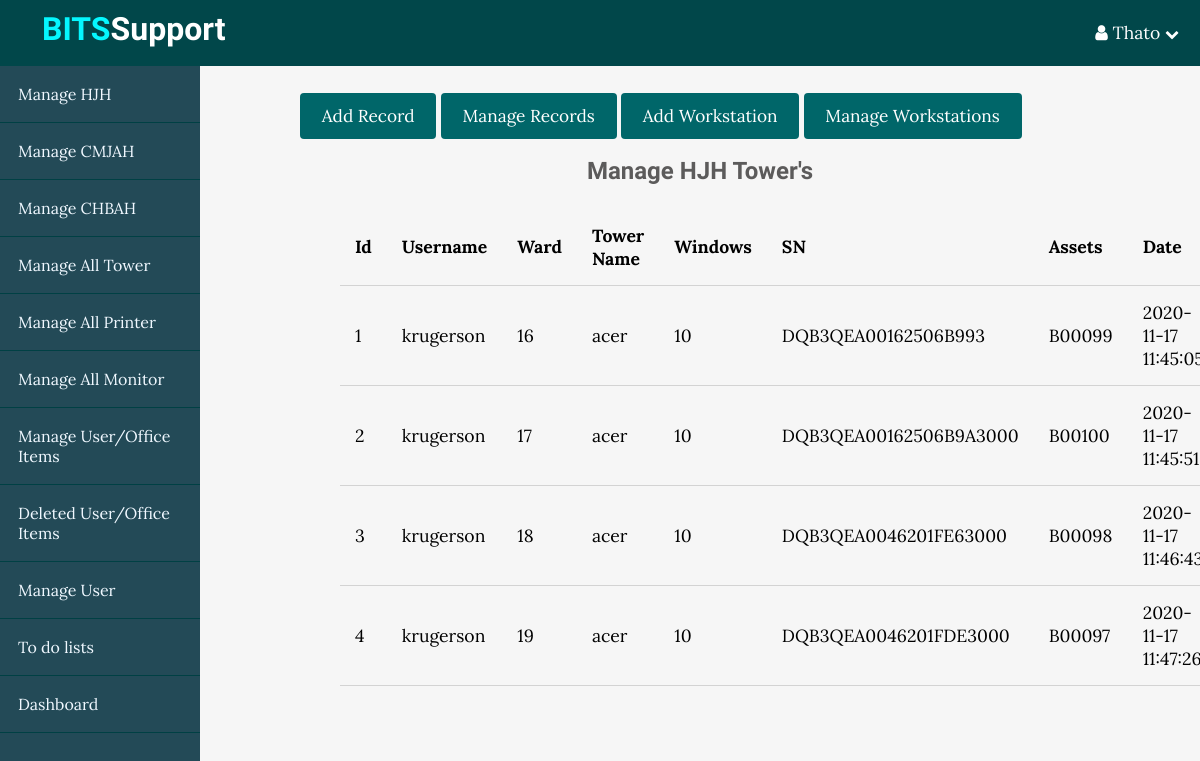
Screenshot of /BITS/hjh_Tower_workstations.php (signed in) with the database file from the repository.
### tables this page shows
CREATE TABLE `hjh_workstations` (
  `id` int(11) NOT NULL,
  `username` varchar(255) NOT NULL,
  `hospital` varchar(255) NOT NULL,
  `ward` varchar(255) NOT NULL,
  `computer_name` varchar(255) NOT NULL,
  `windows_type` varchar(255) NOT NULL,
  `serial_number` varchar(255) NOT NULL,
  `assets_number` varchar(255) NOT NULL,
  `created_at` timestamp NOT NULL DEFAULT current_timestamp()
);

### BITS/app/database/db.php (called while the page is built, shortened)
<?php
require("connect.php");
function selectAll($table, $conditions = []){
    global $conn;
    $sql = "SELECT * FROM $table";
    if (empty($conditions)){
        $stmt = $conn->prepare($sql);
        $stmt->execute();
        $records = $stmt->get_result()->fetch_all(MYSQLI_ASSOC);
        return $records;
    }
}

### BITS/app/controllers/support.php (called while the page is built, shortened)
<?php
include(ROOT_PATH . "/app/database/db.php");
$hjh_workstations = selectAll('hjh_workstations');

### BITS/hjh_Tower_workstations.php (the view, shortened to what this page needs)
<?php
include(ROOT_PATH . "/app/controllers/support.php");
?>
<!DOCTYPE html>
<html lang="en">
<head>
    <link rel="stylesheet" href="https://maxcdn.bootstrapcdn.com/font-awesome/4.5.0/css/font-awesome.min.css">
    <link rel="stylesheet" href="assets/css/style.css">
    <link rel="stylesheet" href="assets/css/admin.css">
</head>
<body>
<?php include(ROOT_PATH . "/app/includes/adminHeader.php");?>
<div class="admin-wrapper">
    <?php include(ROOT_PATH . "/app/includes/adminSidebar.php");?>
    <div class="admin-content">
        <div class="button-group">
            <a href="postsCreate.php" class="btn btn-big">Add Record</a>
            <a href="postsIndex.php" class="btn btn-big">Manage Records</a>
            <a href="postsWorkstationCreate.php" class="btn btn-big">Add Workstation</a>
            <a href="hjh_workstations.php" class="btn btn-big">Manage Workstations</a>
        </div>
        <div class="content">
            <h2 class="page-title">Manage HJH Tower's</h2>
            <table>
                <thead>
                <th>Id</th>
                <th>Username</th>
                <th>Ward</th>
                <th>Tower Name</th>
                <th>Windows</th>
                <th>SN</th>
                <th>Assets</th>
                <th>Date</th>
                </thead>
                <tbody>
                <?php foreach ($hjh_workstations as $key => $record): ?>
                    <tr>
                        <td><?php echo $key + 1; ?></td>
                        <td><?php echo $record['username']; ?></td>
                        <td><?php echo $record['ward']; ?></td>
                        <td><?php echo $record['computer_name']; ?></td>
                        <td><?php echo $record['windows_type']; ?></td>
                        <td><?php echo $record['serial_number']; ?></td>
                        <td><?php echo $record['assets_number']; ?></td>
                        <td><?php echo $record['created_at']; ?></td>
                    </tr>
                <?php endforeach; ?>
                </tbody>
            </table>
        </div>
    </div>
</div>
</body>
</html>

### BITS/assets/css/style.css (style rules this page uses)
* { box-sizing: border-box; }
html, body { height: 100%; padding: 0px; margin: 0px; background: #f6f6f6; font-family: 'Lora', Serif; }
h1, h2, h3, h4, h5, h6 { font-family: 'candal',Serif; color: #5c5b5b; margin: 5px; }
a { text-decoration: none; color: inherit; }
.btn { padding: 0.5rem 1rem; background: #006669; color: white; border: 1px solid transparent; border-radius: 0.25rem; font-size: 1.08em; font-family: 'Lora',Serif; }
.btn-big { padding: 0.7rem 1.3rem; line-height: 1.3rem; }
.content { width: 90%; margin: 30px auto 30px; }

### BITS/assets/css/admin.css (style rules this page uses)
.admin-wrapper { display: flex; height: calc(100% - 66px); }
.admin-wrapper .admin-content { flex: 8; height: 100%; padding: 40px 100px 100px; overflow-y: scroll; overflow-x: scroll; }
.admin-content .page-title { text-align: center; margin-bottom: 1.5rem; }
table { width: 100%; border-collapse: collapse; font-size: 1.1rem; }
th, td { padding: 15px; text-align: left; border-bottom: 1px solid #d3d3d3; }

### rows the page displays
hjh_workstations: username "krugerson", ward "16", computer_name "acer", windows_type "10", serial_number "DQB3QEA00162506B993", assets_number "B00099", created_at "2020-11-17…"
hjh_workstations: username "krugerson", ward "17", computer_name "acer", windows_type "10", serial_number "DQB3QEA00162506B9A3000", assets_number "B00100", created_at "2020-11-17 11:45:51"
hjh_workstations: username "krugerson", ward "18", computer_name "acer", windows_type "10", serial_number "DQB3QEA0046201FE63000", assets_number "B00098", created_at "2020-11-17…"
hjh_workstations: username "krugerson", ward "19", computer_name "acer", windows_type "10", serial_number "DQB3QEA0046201FDE3000", assets_number "B00097", created_at "2020-11-17…"

### other values shown
$_SESSION['username'] "Thato"
